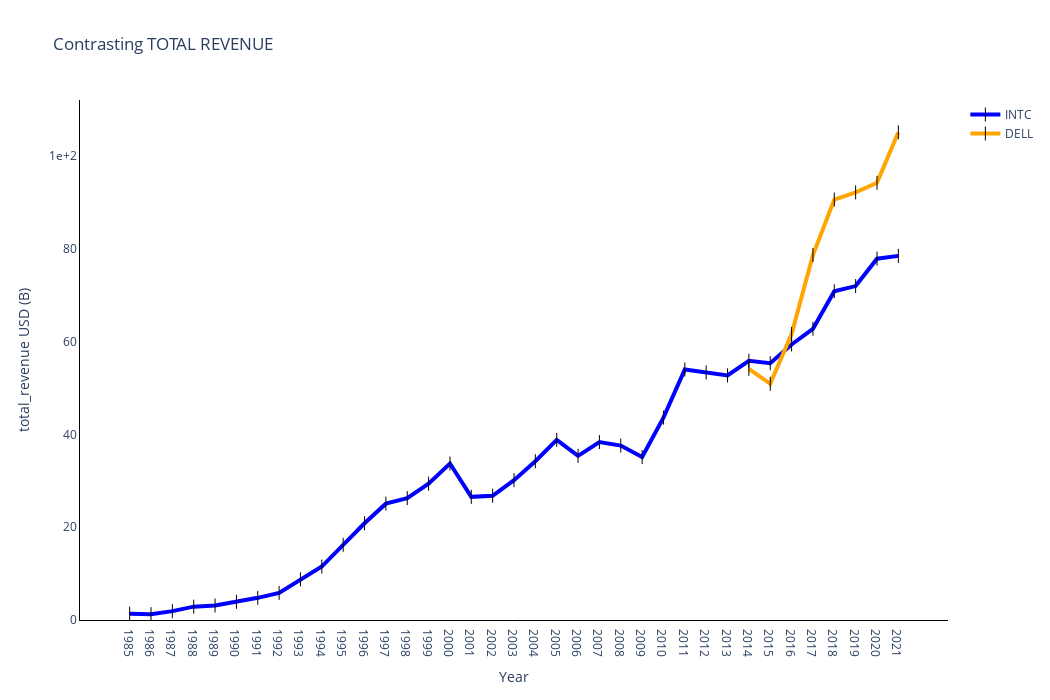

Source (notebook cell):
### Code cell
plot_companies([intel, dell], 'total_revenue').show();

### Figure 1 — Plotly figure (JSON) as saved in the notebook; plotly's stock layout.template omitted (floating-point values rounded to 4 significant figures)
{"data": [{"line": {"color": "blue", "width": 4}, "marker": {"color": "black", "size": 10, "symbol": "line-ns-open"}, "mode": "lines+markers", "name": "INTC", "type": "scatter", "x": ["1985", "1986", "1987", "1988", "1989", "1990", "1991", "1992", "1993", "1994", "1995", "1996", "1997", "1998", "1999", "2000", "2001", "2002", "2003", "2004", "2005", "2006", "2007", "2008", "2009", "2010", "2011", "2012", "2013", "2014", "2015", "2016", "2017", "2018", "2019", "2020", "2021"], "y": [1.365, 1.265, 1.907, 2.875, 3.127, 3.921, 4.779, 5.844, 8.782, 11.52, 16.2, 20.85, 25.07, 26.27, 29.39, 33.73, 26.54, 26.76, 30.14, 34.21, 38.83, 35.38, 38.33, 37.59, 35.13, 43.62, 54.0, 53.34, 52.71, 55.87, 55.35, 59.39, 62.76, 70.85, 71.97, 77.87, 78.47]}, {"line": {"color": "orange", "width": 4}, "marker": {"color": "black", "size": 10, "symbol": "line-ns-open"}, "mode": "lines+markers", "name": "DELL", "type": "scatter", "x": ["2014", "2015", "2016", "2017", "2018", "2019", "2020", "2021"], "y": [54.14, 50.91, 61.64, 78.66, 90.62, 92.15, 94.22, 105.1]}], "layout": {"height": 700, "hovermode": "x unified", "plot_bgcolor": "white", "title": {"text": "Contrasting TOTAL REVENUE"}, "width": 1050, "xaxis": {"linecolor": "black", "showgrid": false, "showline": true, "title": {"text": "Year"}}, "yaxis": {"linecolor": "black", "rangemode": "tozero", "showgrid": false, "showline": true, "tickformat": ",.2", "title": {"text": "total_revenue USD (B)"}}}}
